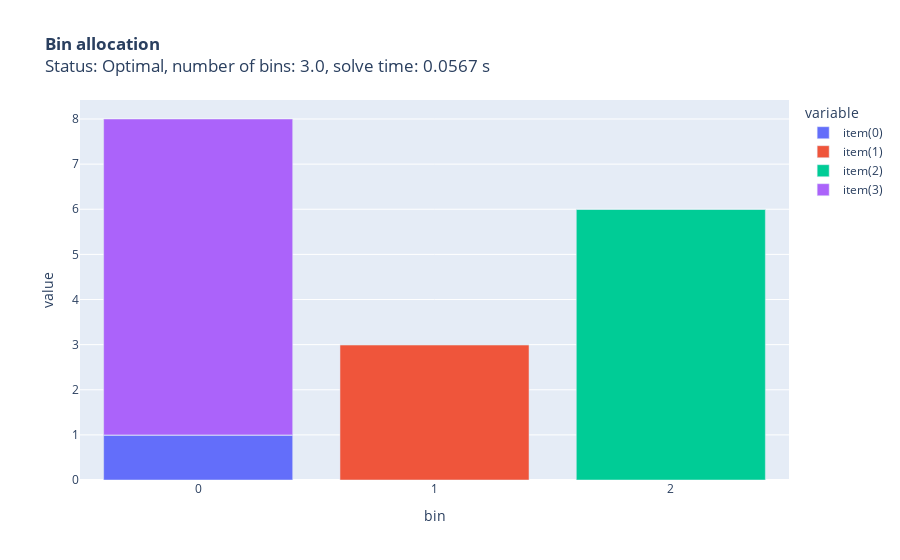

Write notebook code for a chart like this one.
### Markdown cell above
## パターン列挙（線形緩和あり）
- 0 < x < 1の場合は1に丸め込み

### Code cell
solution = PatternEnumerationSolution(ProblemTest, linear_relief=True)
draw_allocation(solution.result)

### Figure 1 — Plotly figure (JSON) as saved in the notebook; plotly's stock layout.template omitted (floating-point values rounded to 4 significant figures)
{"data": [{"alignmentgroup": "True", "hovertemplate": "variable=item(0)<br>bin=%{x}<br>value=%{y}<extra></extra>", "legendgroup": "item(0)", "marker": {"color": "#636efa", "pattern": {"shape": ""}}, "name": "item(0)", "offsetgroup": "item(0)", "orientation": "v", "showlegend": true, "textposition": "auto", "type": "bar", "x": ["0", "1", "2"], "xaxis": "x", "y": [1, 0, 0], "yaxis": "y"}, {"alignmentgroup": "True", "hovertemplate": "variable=item(1)<br>bin=%{x}<br>value=%{y}<extra></extra>", "legendgroup": "item(1)", "marker": {"color": "#EF553B", "pattern": {"shape": ""}}, "name": "item(1)", "offsetgroup": "item(1)", "orientation": "v", "showlegend": true, "textposition": "auto", "type": "bar", "x": ["0", "1", "2"], "xaxis": "x", "y": [0, 3, 0], "yaxis": "y"}, {"alignmentgroup": "True", "hovertemplate": "variable=item(2)<br>bin=%{x}<br>value=%{y}<extra></extra>", "legendgroup": "item(2)", "marker": {"color": "#00cc96", "pattern": {"shape": ""}}, "name": "item(2)", "offsetgroup": "item(2)", "orientation": "v", "showlegend": true, "textposition": "auto", "type": "bar", "x": ["0", "1", "2"], "xaxis": "x", "y": [0, 0, 6], "yaxis": "y"}, {"alignmentgroup": "True", "hovertemplate": "variable=item(3)<br>bin=%{x}<br>value=%{y}<extra></extra>", "legendgroup": "item(3)", "marker": {"color": "#ab63fa", "pattern": {"shape": ""}}, "name": "item(3)", "offsetgroup": "item(3)", "orientation": "v", "showlegend": true, "textposition": "auto", "type": "bar", "x": ["0", "1", "2"], "xaxis": "x", "y": [7, 0, 0], "yaxis": "y"}], "layout": {"barmode": "relative", "legend": {"title": {"text": "variable"}, "tracegroupgap": 0}, "title": {"text": "<b>Bin allocation</b><br>Status: Optimal, number of bins: 3.0, solve time: 0.0567 s"}, "xaxis": {"anchor": "y", "domain": [0, 1], "title": {"text": "bin"}}, "yaxis": {"anchor": "x", "domain": [0, 1], "title": {"text": "value"}}}}
